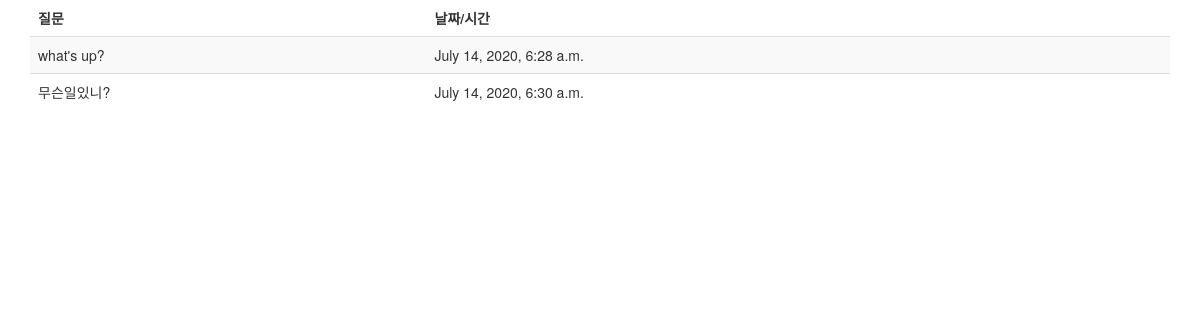
The page /polls/ on the database as committed earlier.
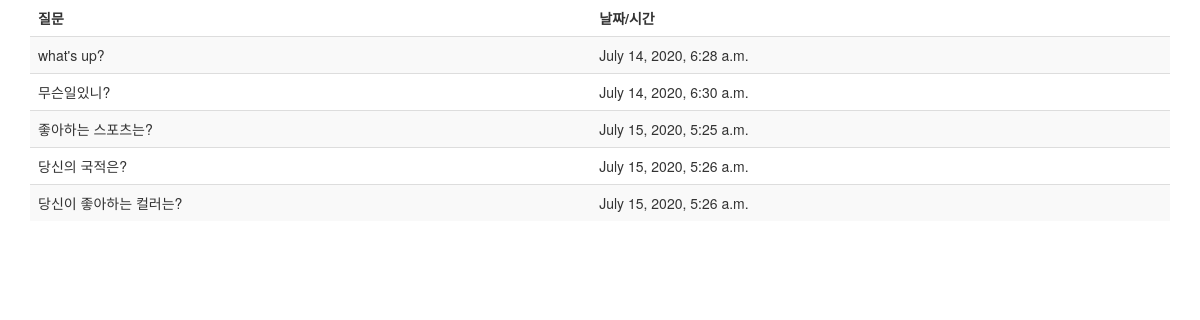
The same page on the database as committed later.
### polls/models.py (models this page shows, shortened)
class Question(models.Model):
    objects = models.Manager()
    question_txt = models.CharField(max_length=200)
    pub_date = models.DateTimeField('date published')

### polls/views.py (the view)
# urls.py: path('', views.index, name='index'),
def index(request):
    questions = Question.objects.all()
    context = {'questions': questions}
    return render(request, 'temp_test/index.html', context)

### polls/templates/temp_test/index.html
{% extends "temp_test/base.html" %} {% block title %} 설문 조사 {% endblock %}
{% block content1 %}
<div class="container">
  <table class="table table-striped">
    <thead>
      <tr>
        <td><b>질문</b></td>
        <td><b>날짜/시간</b></td>
      </tr>
    </thead>
    <tbody>
      {% for question in questions %}
      <tr>
        <td>{{ question.question_txt }}</td>
        <td>{{ question.pub_date }}</td>
      </tr>
      {% endfor %}
    </tbody>
  </table>
</div>
{% endblock %}

### polls/templates/temp_test/base.html (shortened to what this page needs)
<!DOCTYPE html>
<html>
  <head>
    <link
      rel="stylesheet"
      href="http://maxcdn.bootstrapcdn.com/bootstrap/3.3.6/css/bootstrap.min.css"
    />
  </head>
  <body>
    {% block content1 %} {% endblock %}
  </body>
</html>

Rows that differ between the two databases and show on the page:
added Question: question_txt "좋아하는 스포츠는?", pub_date "July 15, 2020, 5:25 a.m."
added Question: question_txt "당신의 국적은?", pub_date "July 15, 2020, 5:26 a.m."
added Question: question_txt "당신이 좋아하는 컬러는?", pub_date "July 15, 2020, 5:26 a.m."
